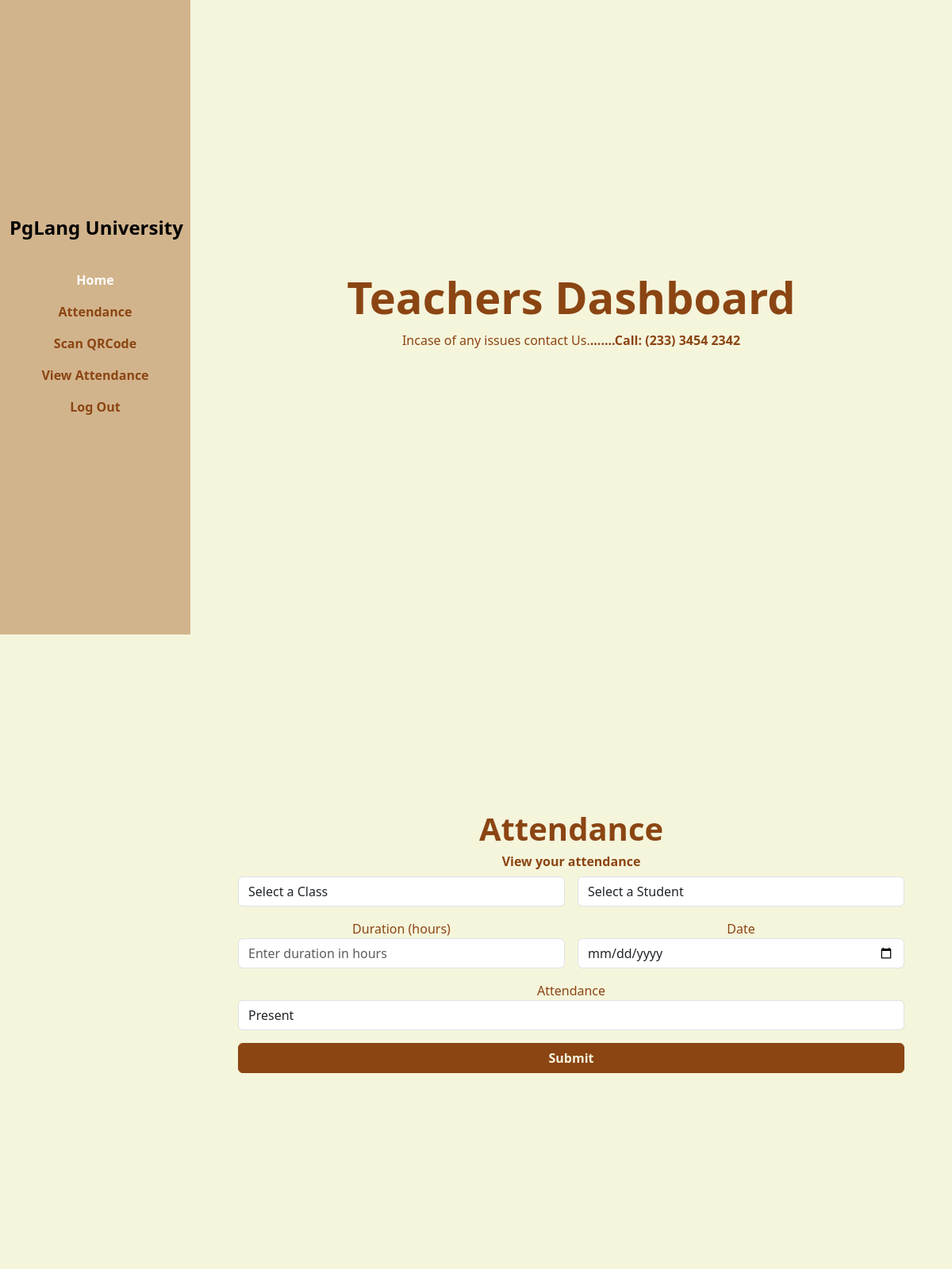
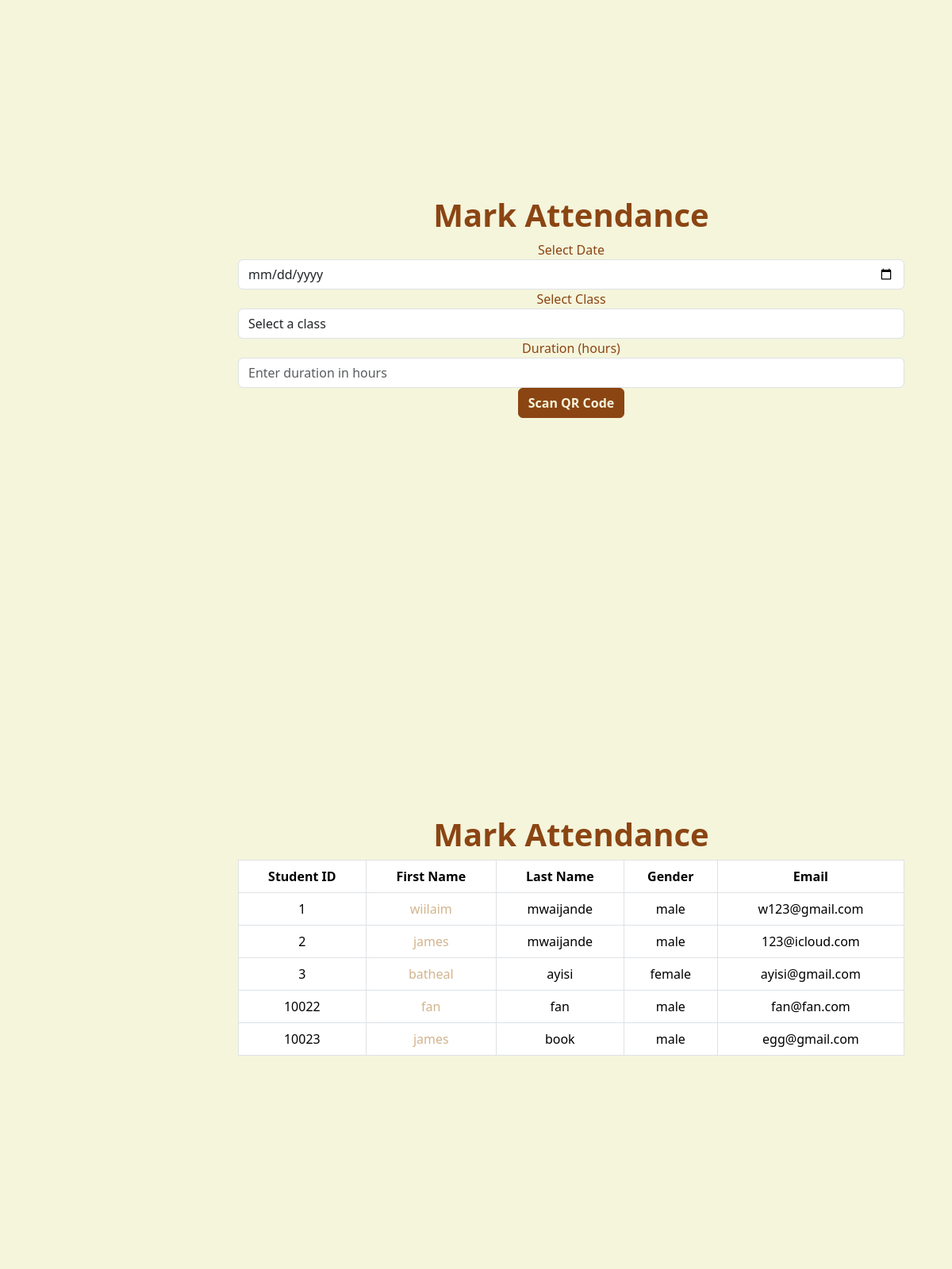
The page /PHP/tchDashboard.php on the database its author committed (2 pictures, top to bottom).
### tables this page shows
CREATE TABLE `student` (
  `studentID` int(11) NOT NULL,
  `firstName` varchar(50) NOT NULL,
  `lastName` varchar(50) NOT NULL,
  `gender` enum('male','female') NOT NULL,
  `email` varchar(100) NOT NULL,
  `pwd` varchar(100) NOT NULL,
  `created_at` datetime NOT NULL DEFAULT current_timestamp()
);

### PHP/tchDashboard.php (the view, shortened to what this page needs)
<?php
require_once 'includes/dbcon.inc.php';
$query = "SELECT * FROM student";
$stmt = $pdo->prepare($query);
$stmt->execute();
$students = $stmt->fetchAll(PDO::FETCH_ASSOC);
?>
<!DOCTYPE html>
<html lang="en">
<head>
    <link rel="stylesheet" href="assets/css/aos.css" />
    <link rel="stylesheet" href="https://cdn.jsdelivr.net/npm/bootstrap@5.3.3/dist/css/bootstrap.min.css" />
    <link rel="stylesheet" href="../CSS/styleD.css" />
</head>
<body data-bs-spy="scroll" data-bs-target=".navbar">
    <nav class="navbar navbar-expand-lg navbar-dark fixed-top">
        <div class="container flex-lg-column">
            <a class="navbar-brand mx-lg-auto mb-lg-4" href="#">
                <span class="h4 fw-bold" style="color:black;">PgLang University</span>
            </a>
            <div class="collapse navbar-collapse" id="navbarNav">
                <ul class="navbar-nav ms-auto flex-lg-column text-lg-center">
                    <li class="nav-item">
                        <a class="nav-link" href="#home">Home</a>
                    </li>
                    <li class="nav-item">
                        <a class="nav-link" href="#attendance">Attendance</a>
                    </li>
                    <li class="nav-item">
                        <a class="nav-link" href="#qrcodeScan">Scan QRCode</a>
                    </li>
                    <li class="nav-item">
                        <a class="nav-link" href="#view">View Attendance</a>
                    </li>
                    <li class="nav-item">
                        <a class="nav-link" href="includes/logout.php">Log Out</a>
                    </li>
                </ul>
            </div>
        </div>
    </nav>
    <div class="content-wrapper">
        <section id="home" class="full-height px-lg-5">
            <div class="container">
                <div class="row">
                    <div class="col-12">
                        <h1 class="display-4 fw-bold d-flex justify-content-center align-item-center "
                            data-aos="fade-up">Teachers Dashboard</h1>
                    </div>
                    <div class="col-12 d-flex justify-content-center align-item-center">
                        <p>Incase of any issues contact Us.</p>
                        <a href="#" class="link-custom">.......Call: (233) 3454 2342</a>
                    </div>
                </div>
            </div>
        </section>
        <section id="attendance" class="full-height px-lg-5">
            <div class="container">
                <div class="justify-content-center text-center" data-aos="fade-up">
                    <h1 class="text-brand">Attendance</h1>
                    <div class="row">
                        <div class="col-12 pb-4" data-aos="fade-up">
                            <h6 class="text-brand">View your attendance</h6>
                            <form action="includes/mark.inc.php" method="post" class="row g-lg-3 gy-3">
                                <div class="form-group col-md-6">
                                    <select name="class" class="form-control">
                                        <option value="">Select a Class</option>
                                    </select>
                                </div>
                                <div class="form-group col-md-6">
                                    <select name="student" class="form-control">
                                        <option value="">Select a Student</option>
                                    </select>
                                </div>
                                <div class="form-group col-md-6">
                                    <label for="duration">Duration (hours)</label>
                                    <input type="number" name="duration" class="form-control"
                                        placeholder="Enter duration in hours" required>
                                </div>
                                <div class="form-group col-md-6">
                                    <label for="date">Date</label>
                                    <input type="date" name="date" class="form-control" required>
                                </div>
                                <div class="form-group col-12">
                                    <label for="attendance">Attendance</label>
                                    <select name="attendance" class="form-control">
                                        <option value="present">Present</option>
                                    </select>
                                </div>
                                <div class="form-group col-12 d-grid">
                                    <button type="submit" class="btn btn-brand fw-bold">Submit</button>
                                </div>
                            </form>
                        </div>
                    </div>
                </div>
            </div>
        </section>
        <section id="qrcodeScan" class="full-height px-lg-5">
            <div class="container">
                <div class="justify-content-center text-center" data-aos="fade-up">
                    <h1 class="text-brand">Mark Attendance</h1>
                    <div class="row">
                        <div class="col-12 pb-4" data-aos="fade-up">
                            <form id="attendanceForm" action="includes/mark_attendance.inc.php" method="post">
                                <div class="form-group">
                                    <label for="attendanceDate" class="text-brand">Select Date</label>
                                    <input type="date" id="attendanceDate" name="attendanceDate" class="form-control"
                                        required>
                                </div>
                                <div class="form-group">
                                    <label for="classSelection" class="text-brand">Select Class</label>
                                    <select id="classSelection" name="classSelection" class="form-control" required>
                                        <option value="" disabled selected>Select a class</option>
                                    </select>
                                </div>
                                <div class="form-group">
                                    <label for="duration" class="text-brand">Duration (hours)</label>
                                    <input type="number" id="duration" name="duration" class="form-control"
                                        placeholder="Enter duration in hours" required>
                                </div>
                                <button type="button" class="btn btn-brand fw-bold" onclick="startQRCodeScanner()">Scan
                                    QR Code</button>
                            </form>
                        </div>
                    </div>
                </div>
            </div>
        </section>
        <section id="view" class="full-height px-lg-5">
            <div class="container">
                <div class="justify-content-center text-center" data-aos="fade-up">
                    <h1 class="text-brand">Mark Attendance</h1>
                    <div class="row">
                        <div class="col-12 pb-4" data-aos="fade-up">
                            <table class="table table-bordered">
                                <thead>
                                    <tr>
                                        <th>Student ID</th>
                                        <th>First Name</th>
                                        <th>Last Name</th>
                                        <th>Gender</th>
                                        <th>Email</th>
                                    </tr>
                                </thead>
                                <tbody>
                                    <?php foreach ($students as $student): ?>
                                        <tr>
                                            <td><?php echo htmlspecialchars($student['studentID']); ?></td>
                                            <td><a
                                                    href="studentAtten.php?studentID=<?php echo htmlspecialchars($student['studentID']); ?>"><?php echo htmlspecialchars($student['firstName']); ?></a>
                                            </td>
                                            <td><?php echo htmlspecialchars($student['lastName']); ?></td>
                                            <td><?php echo htmlspecialchars($student['gender']); ?></td>
                                            <td><?php echo htmlspecialchars($student['email']); ?></td>
                                        </tr>
                                    <?php endforeach; ?>
                                </tbody>
                            </table>
                        </div>
                    </div>
                </div>
            </div>
        </section>
    </div>
</body>
</html>

### CSS/styleD.css (style rules this page uses)
body { background-color: #f5f5dc; color: #8b4513; }
h1, h2, h3, h4, h5, h6 { color: #8b4513; font-weight: 700; }
a { text-decoration: none; color: #d2b48c; transition: all 0.4s ease; }
.navbar { background-color: #d2b48c; }
.nav-link { font-weight: 700; color: #8b4513; }
.full-height { min-height: 100vh; height: 100%; display: flex; flex-direction: column; justify-content: center; padding-top: 80px; padding-bottom: 80px; border-bottom: 2px solid #f5f5dc; }
.content-wrapper { padding-left: 240px; }
.btn-brand { background-color: #8b4513; border-color: #8b4513; color: #f5f5dc; }
.link-custom { font-weight: 700; position: relative; color: #8b4513; }
.link-custom::after { content: ""; width: 0%; height: 2px; background-color: #8b4513; position: absolute; left: 0; top: 110%; transition: all 0.7s; }
.text-brand { color: #8b4513; }
@media (min-width: 992px) { .navbar { min-height: 100vh; width: 240px; background: linear-gradient(#d2b48c, #d2b48c); background-size: cover; background-position: center; } }

### rows shown on the page
student: studentID "1", firstName "wiilaim", lastName "mwaijande", gender "male", email "w123@gmail.com"
student: studentID "2", firstName "james", lastName "mwaijande", gender "male", email "123@icloud.com"
student: studentID "3", firstName "batheal", lastName "ayisi", gender "female", email "ayisi@gmail.com"
student: studentID "10022", firstName "fan", lastName "fan", gender "male", email "fan@fan.com"
student: studentID "10023", firstName "james", lastName "book", gender "male", email "egg@gmail.com"
